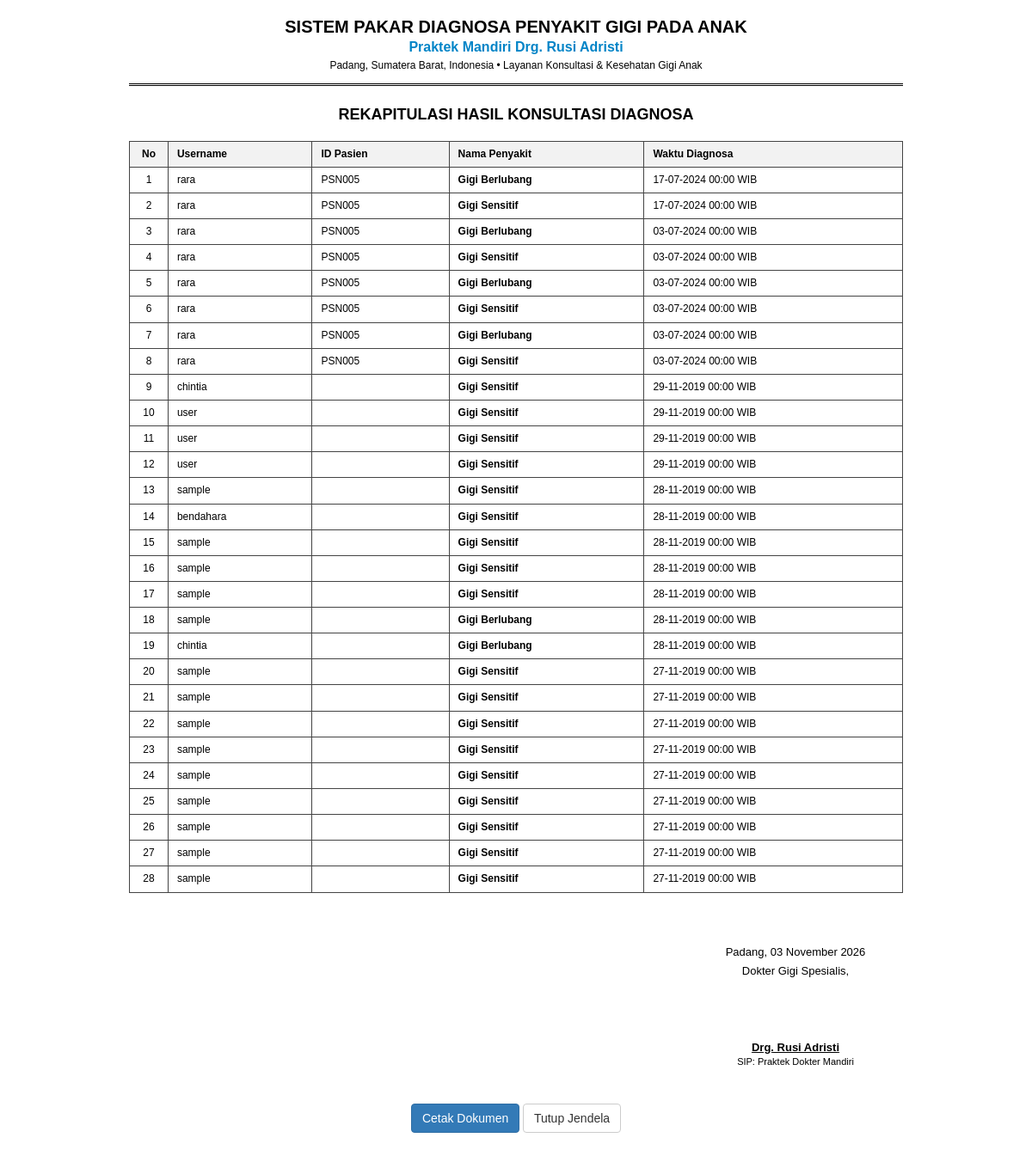
Page /laporan/laporan_diagnosa.php (signed in) on the committed database.
### tables this page shows
CREATE TABLE `tbhasil_konsultasi` (
  `id_hasil` int(11) NOT NULL,
  `id_user` varchar(20) NOT NULL,
  `username` varchar(20) NOT NULL,
  `id_penyakit` varchar(5) NOT NULL,
  `tgl_hasil` date NOT NULL,
  `gejala_dipilih` text NOT NULL
);

CREATE TABLE `penyakit` (
  `id_penyakit` varchar(5) NOT NULL,
  `nm_penyakit` varchar(70) NOT NULL,
  `keterangan` text NOT NULL
);

### laporan/laporan_diagnosa.php (the view, shortened to what this page needs)
<?php
require_once "../koneksi.php";
$id = isset($_GET['id']) ? mysqli_real_escape_string($koneksi, $_GET['id']) : '';
if(empty($id)){
  if($_SESSION['id_tipe'] == 1) {
    $kueri = mysqli_query($koneksi, "SELECT * FROM tbhasil_konsultasi, penyakit WHERE tbhasil_konsultasi.id_penyakit=penyakit.id_penyakit ORDER BY tbhasil_konsultasi.tgl_hasil DESC;");
  } else {
    $kueri = mysqli_query($koneksi, "SELECT * FROM tbhasil_konsultasi, penyakit WHERE tbhasil_konsultasi.id_penyakit=penyakit.id_penyakit AND tbhasil_konsultasi.username='{$_SESSION['username']}' GROUP BY tbhasil_konsultasi.tgl_hasil ORDER BY tbhasil_konsultasi.tgl_hasil DESC;");
  }
}
$no = 1;
?>
<!DOCTYPE html>
<html lang="id">
<head>
  <link rel="stylesheet" href="../bootstrap/css/bootstrap.min.css">
</head>
<body onload="window.print()">
  <div class="print-container">
    <div class="kop-surat">
      <h2>Sistem Pakar Diagnosa Penyakit Gigi Pada Anak</h2>
      <h3>Praktek Mandiri Drg. Rusi Adristi</h3>
      <p>Padang, Sumatera Barat, Indonesia &bull; Layanan Konsultasi &amp; Kesehatan Gigi Anak</p>
    </div>
    <div style="text-align:center; margin-bottom:20px;">
      <h4 style="margin:0; font-weight:bold; text-transform:uppercase;">REKAPITULASI HASIL KONSULTASI DIAGNOSA</h4>
    </div>
    <table class="table table-bordered table-condensed">
      <thead>
        <tr>
          <th width="5%" class="text-center">No</th>
          <?php if($_SESSION['id_tipe'] == 1): ?>
            <th>Username</th>
            <th>ID Pasien</th>
          <?php endif; ?>
          <th>Nama Penyakit</th>
          <th>Waktu Diagnosa</th>
        </tr>
      </thead>
      <tbody>
        <?php
        if(mysqli_num_rows($kueri) < 1) {
          $colspan = ($_SESSION['id_tipe'] == 1) ? 5 : 3;
          echo "<tr><td colspan='{$colspan}' class='text-center'>Data hasil konsultasi kosong...</td></tr>";
        } else {
          while ($isi = mysqli_fetch_array($kueri, MYSQLI_BOTH)){
            echo "<tr>";
            echo "<td align='center'>{$no}</td>";
            if($_SESSION['id_tipe'] == 1) {
              echo "<td>{$isi['username']}</td>";
              echo "<td>{$isi['id_user']}</td>";
            }
            echo "<td><strong>{$isi['nm_penyakit']}</strong></td>";
            echo "<td>" . date('d-m-Y H:i', strtotime($isi['tgl_hasil'])) . " WIB</td>";
            echo "</tr>";
            $no++;
          }
        }
        ?>
      </tbody>
    </table>
    <div class="signature-area">
      <div>Padang, <?php echo date('d F Y'); ?></div>
      <div style="margin-top:4px;">
        <?php echo ($_SESSION['id_tipe'] == 1) ? 'Dokter Gigi Spesialis,' : 'Pasien / Member,'; ?>
      </div>
      <div style="height:70px;"></div>
      <div style="font-weight:bold; text-decoration:underline;">
        <?php echo ($_SESSION['id_tipe'] == 1) ? 'Drg. Rusi Adristi' : htmlspecialchars($_SESSION['username']); ?>
      </div>
      <div style="font-size:11px;">
        <?php echo ($_SESSION['id_tipe'] == 1) ? 'SIP: Praktek Dokter Mandiri' : 'Terdaftar di Sistem'; ?>
      </div>
    </div>
    <div class="no-print" style="margin-top:40px; text-align:center;">
      <button onclick="window.print()" class="btn btn-primary">Cetak Dokumen</button>
      <button onclick="window.close()" class="btn btn-default">Tutup Jendela</button>
    </div>
  </div>
</body>
</html>

### laporan/laporan_diagnosa.php (style rules this page uses)
body { font-family: Arial, sans-serif; font-size: 13px; color: #000; background: #fff; padding: 20px; }
.print-container { max-width: 900px; margin: 0 auto; }
.kop-surat { text-align: center; border-bottom: 3px double #000; padding-bottom: 12px; margin-bottom: 24px; }
.kop-surat h2 { margin: 0; font-size: 20px; font-weight: bold; text-transform: uppercase; }
.kop-surat h3 { margin: 4px 0; font-size: 16px; font-weight: bold; color: #0284c7; }
.kop-surat p { margin: 2px 0 0; font-size: 12px; }
.table-bordered th, .table-bordered td { border: 1px solid #444 !important; padding: 6px 10px !important; font-size: 12px; }
.table-bordered th { background-color: #f2f2f2 !important; }
.signature-area { margin-top: 40px; float: right; width: 250px; text-align: center; }

### rows in the picture
tbhasil_konsultasi: username "rara", id_user "PSN005", id_penyakit.nm_penyakit "Gigi Berlubang", tgl_hasil "17-07-2024 00:00"
tbhasil_konsultasi: username "rara", id_user "PSN005", id_penyakit.nm_penyakit "Gigi Sensitif", tgl_hasil "17-07-2024 00:00"
tbhasil_konsultasi: username "rara", id_user "PSN005", id_penyakit.nm_penyakit "Gigi Berlubang", tgl_hasil "03-07-2024 00:00"
tbhasil_konsultasi: username "rara", id_user "PSN005", id_penyakit.nm_penyakit "Gigi Sensitif", tgl_hasil "03-07-2024 00:00"
tbhasil_konsultasi: username "rara", id_user "PSN005", id_penyakit.nm_penyakit "Gigi Berlubang", tgl_hasil "03-07-2024 00:00"
tbhasil_konsultasi: username "rara", id_user "PSN005", id_penyakit.nm_penyakit "Gigi Sensitif", tgl_hasil "03-07-2024 00:00"
tbhasil_konsultasi: username "rara", id_user "PSN005", id_penyakit.nm_penyakit "Gigi Berlubang", tgl_hasil "03-07-2024 00:00"
tbhasil_konsultasi: username "rara", id_user "PSN005", id_penyakit.nm_penyakit "Gigi Sensitif", tgl_hasil "03-07-2024 00:00"
tbhasil_konsultasi: username "chintia", id_penyakit.nm_penyakit "Gigi Sensitif", tgl_hasil "29-11-2019 00:00"
tbhasil_konsultasi: username "user", id_penyakit.nm_penyakit "Gigi Sensitif", tgl_hasil "29-11-2019 00:00"
tbhasil_konsultasi: username "user", id_penyakit.nm_penyakit "Gigi Sensitif", tgl_hasil "29-11-2019 00:00"
tbhasil_konsultasi: username "user", id_penyakit.nm_penyakit "Gigi Sensitif", tgl_hasil "29-11-2019 00:00"
tbhasil_konsultasi: username "sample", id_penyakit.nm_penyakit "Gigi Sensitif", tgl_hasil "28-11-2019 00:00"
tbhasil_konsultasi: username "bendahara", id_penyakit.nm_penyakit "Gigi Sensitif", tgl_hasil "28-11-2019 00:00"
tbhasil_konsultasi: username "sample", id_penyakit.nm_penyakit "Gigi Sensitif", tgl_hasil "28-11-2019 00:00"
tbhasil_konsultasi: username "sample", id_penyakit.nm_penyakit "Gigi Sensitif", tgl_hasil "28-11-2019 00:00"
tbhasil_konsultasi: username "sample", id_penyakit.nm_penyakit "Gigi Sensitif", tgl_hasil "28-11-2019 00:00"
tbhasil_konsultasi: username "sample", id_penyakit.nm_penyakit "Gigi Berlubang", tgl_hasil "28-11-2019 00:00"
tbhasil_konsultasi: username "chintia", id_penyakit.nm_penyakit "Gigi Berlubang", tgl_hasil "28-11-2019 00:00"
tbhasil_konsultasi: username "sample", id_penyakit.nm_penyakit "Gigi Sensitif", tgl_hasil "27-11-2019 00:00"
tbhasil_konsultasi: username "sample", id_penyakit.nm_penyakit "Gigi Sensitif", tgl_hasil "27-11-2019 00:00"
tbhasil_konsultasi: username "sample", id_penyakit.nm_penyakit "Gigi Sensitif", tgl_hasil "27-11-2019 00:00"
tbhasil_konsultasi: username "sample", id_penyakit.nm_penyakit "Gigi Sensitif", tgl_hasil "27-11-2019 00:00"
tbhasil_konsultasi: username "sample", id_penyakit.nm_penyakit "Gigi Sensitif", tgl_hasil "27-11-2019 00:00"
tbhasil_konsultasi: username "sample", id_penyakit.nm_penyakit "Gigi Sensitif", tgl_hasil "27-11-2019 00:00"
tbhasil_konsultasi: username "sample", id_penyakit.nm_penyakit "Gigi Sensitif", tgl_hasil "27-11-2019 00:00"
tbhasil_konsultasi: username "sample", id_penyakit.nm_penyakit "Gigi Sensitif", tgl_hasil "27-11-2019 00:00"
tbhasil_konsultasi: username "sample", id_penyakit.nm_penyakit "Gigi Sensitif", tgl_hasil "27-11-2019 00:00"
